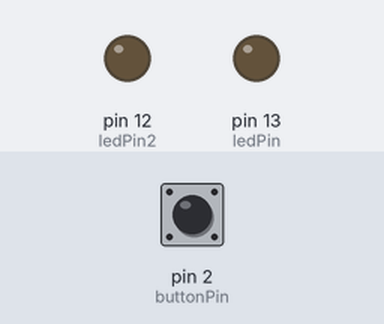
Bench run of a sketch on a simulated Arduino Uno, built with avr-gcc and run on an emulated ATmega328P. Parts: output pins drawn as LEDs (lit = HIGH). The test bench sets the inputs (shaded band); at power-on: pin 2 (buttonPin) LOW.

Above: at 1.2 s.
1.3 s: pin 2 (buttonPin) pulled HIGH for 0.15 s
At 2.0 s:
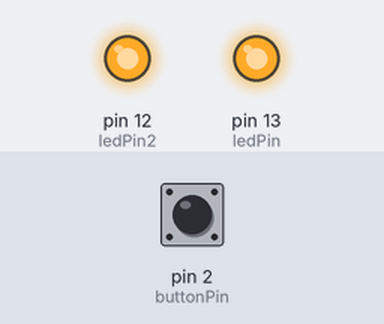
2.9 s: pin 2 (buttonPin) pulled HIGH for 1 s
At 3.2 s:
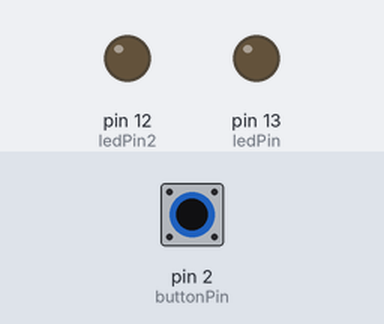
5.4 s: pin 2 (buttonPin) pulled HIGH for 3.2 s
At 6.3 s:
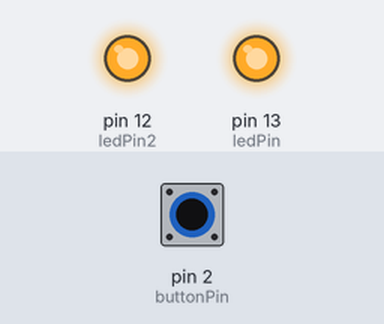
Timing chart, 0 to 8.4 s (numbered marks = the images above; inputs shaded):
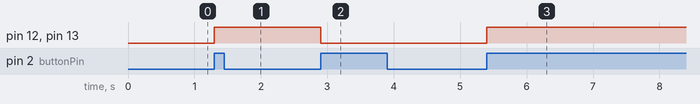

Measured:
- after the input at 1.3 s, pin 12 (ledPin2), pin 13 (ledPin): LOW → HIGH at once
- after the input at 2.9 s, pin 12 (ledPin2), pin 13 (ledPin): HIGH → LOW at once
- after the input at 5.4 s, pin 12 (ledPin2), pin 13 (ledPin): LOW → HIGH at once

The sketch:

ButtonExample.ino
```cpp
// PINS:
const int buttonPin = 2;  // the number of the pushbutton pin
const int ledPin = 13;    // the number of the LED pin
const int ledPin2 = 12;   // the number of the second LED pin

int buttonState = 0;        // current state of the button
int lastButtonState = 0;    // previous state of the button
int ledState = LOW;         // current state of the LED

void setup() {
  // initialize the LED pin as an output:
  pinMode(ledPin, OUTPUT);
  pinMode(ledPin2, OUTPUT);

  // initialize the pushbutton pin as an input:
  pinMode(buttonPin, INPUT);

}

void loop() {
  // read the current state of the button
  buttonState = digitalRead(buttonPin);

  // check if the button has been pressed (transition from LOW to HIGH)
  if (buttonState == HIGH && lastButtonState == LOW)
  {
    // toggle the LED state
    ledState = !ledState;
    // update the LED to the new state
    digitalWrite(ledPin, ledState);
    digitalWrite(ledPin2, ledState);
    // add a small delay to debounce the button
    delay(200);
  }

  // save the current button state for the next loop
  lastButtonState = buttonState;
}
```
